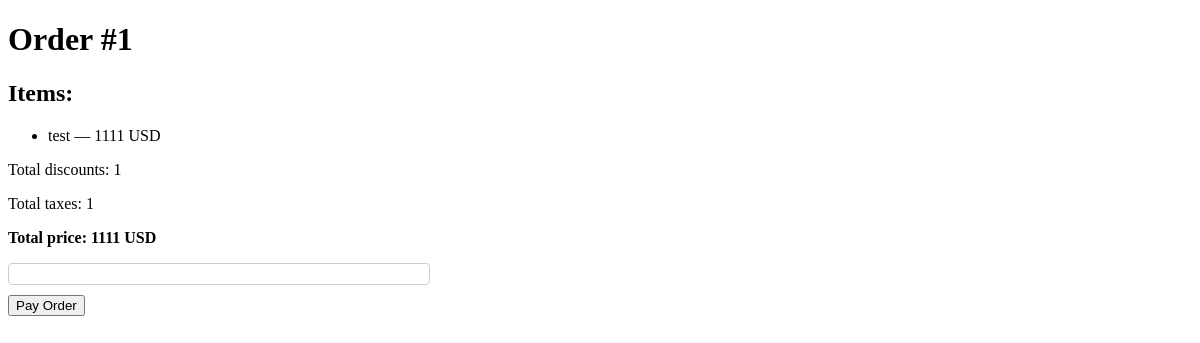
Page /order/1/ on the earlier database version.
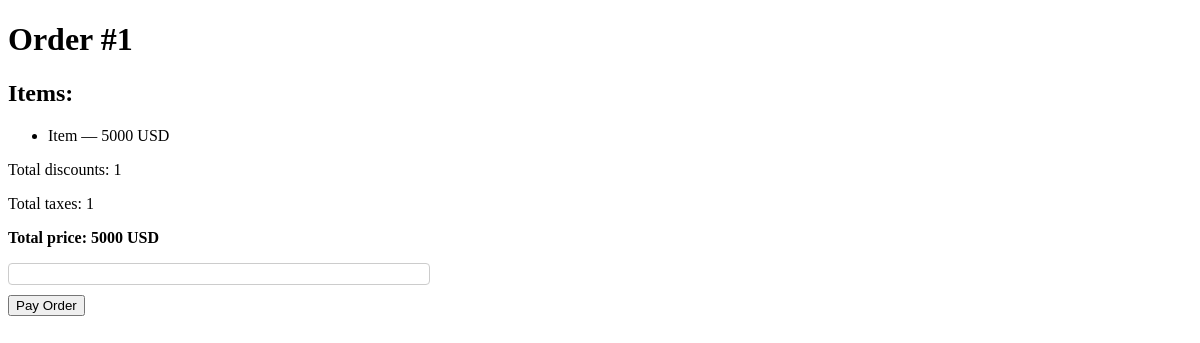
Same page on the later database version.
### store/models.py (models this page shows, shortened)
class Order(models.Model):
    items = models.ManyToManyField(Item)
    discounts = models.ManyToManyField(Discount, blank=True)
    taxes = models.ManyToManyField(Tax, blank=True)
    created_at = models.DateTimeField(auto_now_add=True)
    def total_price(self):
        return sum(item.price for item in self.items.all())

class Item(models.Model):
    name = models.CharField(max_length=255, verbose_name="Name")
    description = models.TextField(blank=True, verbose_name="Description")
    price = models.IntegerField(verbose_name="Price (cents)", help_text="Price in cents, e.g. 1000 = $10.00")
    currency = models.CharField(max_length=3, default="usd", verbose_name="Currency")

### store/views.py (the view)
# urls.py: path("order/<int:id>/", order_detail, name="order-detail"),
def order_detail(request, id):
    order = get_object_or_404(Order, id=id)
    currency = order.items.first().currency
    return render(
        request,
        "store/order.html",
        {
            "order": order,
            "stripe_public_key": settings.STRIPE_KEYS[currency]["public"],
        }
    )

### store/templates/store/order.html (shortened to what this page needs)
<!DOCTYPE html>
<html>
<head>
</head>
<body>
    <h1>Order #{{ order.id }}</h1>
    <h2>Items:</h2>
    <ul>
        {% for item in order.items.all %}
        <li>{{ item.name }} — {{ item.price }} {{ item.currency|upper }}</li>
        {% endfor %}
    </ul>
    <p>Total discounts: {{ order.discounts.all|length }}</p>
    <p>Total taxes: {{ order.taxes.all|length }}</p>
    <p><strong>Total price: {{ order.total_price }} {{ order.items.first.currency|upper }}</strong></p>
    <form id="payment-form">
        <div id="card-element"></div>
        <button type="submit">Pay Order</button>
    </form>
</body>
</html>

### store/templates/store/order.html (style rules this page uses)
#card-element { border: 1px solid #ccc; padding: 10px; border-radius: 4px; max-width: 400px; }

Differences in the rows shown:
removed Item: name "test", price "1111", currency "USD"
computed for Order "USD": total_price "1111" → "5000"
added Item: name "Item", price "5000", currency "USD"
